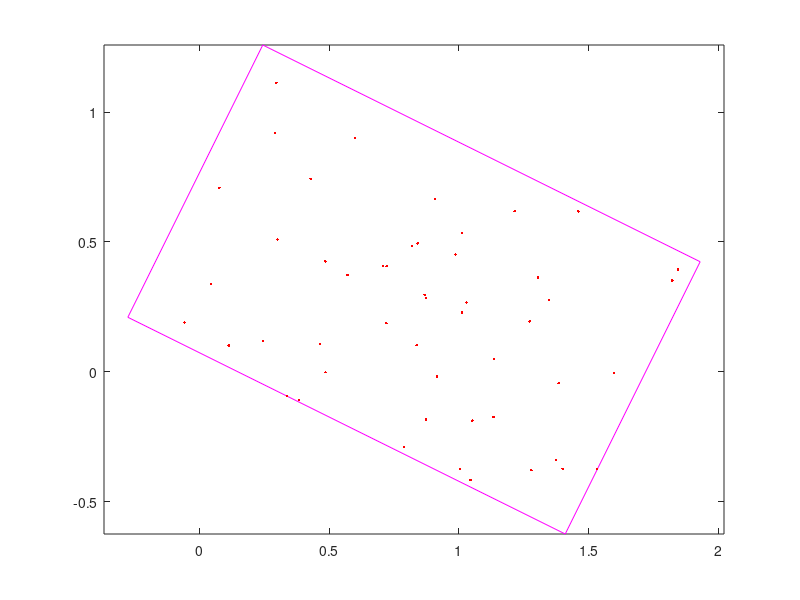

Recreate this plot in MATLAB.
clear all;

% Create random rectangle
P1 = randn(1,2); P2 = randn(1,2);
P4 = P1 + 2*rand*(P2-P1)*[0 1;-1 0]; % Right angle corners
P3 = P4-P1+P2;

% Random fill points
n = 50; % <-- choose the total number of fill points
s = rand(n,1); t = rand(n,1);
P = repmat(P1,n,1) + s*(P2-P1)+t*(P4-P1);

% Plot it
R = [P1;P2;P3;P4;P1];
plot(R(:,1),R(:,2),'m-',P(:,1),P(:,2),'r.')
axis equal